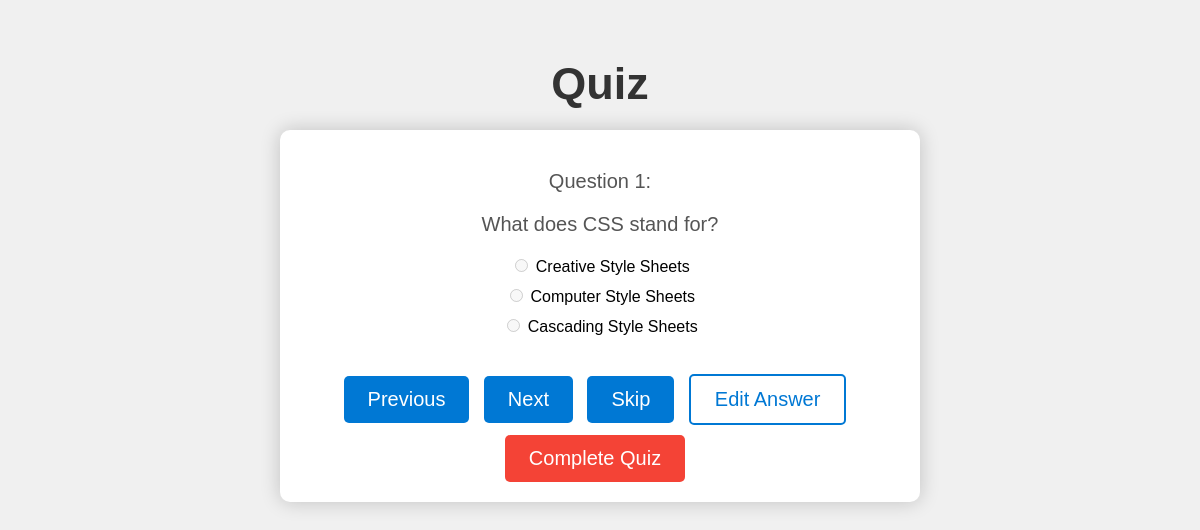
Page /quiz.php?technology=2 on the committed database.
### tables this page shows
CREATE TABLE `questions` (
  `id` int(11) NOT NULL,
  `technology_id` int(11) DEFAULT NULL,
  `question_text` text NOT NULL
);

CREATE TABLE `options` (
  `id` int(11) NOT NULL,
  `question_id` int(11) DEFAULT NULL,
  `option_text` text NOT NULL,
  `is_correct` tinyint(1) DEFAULT NULL
);

### quiz.php (the view, shortened to what this page needs)
<?php
include("dbcon.php");
$selectedTechnologyId = $_GET['technology'];
$sql = "SELECT id, question_text FROM questions WHERE technology_id = $selectedTechnologyId";
$result = mysqli_query($conn, $sql);
$questions = array();
while ($row = mysqli_fetch_assoc($result)) {
    $questions[] = $row;
}
?>
<!DOCTYPE html>
<html>
<head>
</head>
<body>
    <h1>Quiz</h1>
    <form action="quiz.php?technology=<?php echo $selectedTechnologyId; ?>" method="post">
        <?php
        if ($_SESSION['current_question'] < count($questions)) {
            $currentQuestion = $questions[$_SESSION['current_question']];
            ?>
            <p>Question
                <?php echo $_SESSION['current_question'] + 1; ?>:
            </p>
            <p>
                <?php echo $currentQuestion['question_text']; ?>
            </p>
            <?php
            $questionId = $currentQuestion['id'];
            $sql = "SELECT id, option_text FROM options WHERE question_id = $questionId";
            $result = mysqli_query($conn, $sql);
            while ($row = mysqli_fetch_assoc($result)) {
                $optionId = $row['id'];
                $optionText = $row['option_text'];
                $userAnswer = isset($_SESSION['user_answers'][$_SESSION['current_question']]) ? $_SESSION['user_answers'][$_SESSION['current_question']] : '';
                ?>
                <label>
                    <input type="radio" name="answer" value="<?php echo $optionId; ?>" <?php
                       if ($optionId == $userAnswer) {
                           echo 'checked';
                       }
                       echo 'disabled';
                       ?>>
                    <?php echo $optionText; ?>
                </label>
                <?php
            }
            ?>
            <br>
            <input type="submit" name="previous" value="Previous">
            <input type="submit" name="next" value="Next">
            <input type="submit" name="skip" value="Skip">
            <button class="edit-button" type="button">Edit Answer</button>
            <input type="submit" name="complete_quiz" value="Complete Quiz">
            <?php
        } else {
        }
        ?>
    </form>
</body>
</html>

### quiz.php (style rules this page uses)
body { background-color: #f0f0f0; font-family: Arial, sans-serif; text-align: center; padding: 20px; }
h1 { font-size: 45px; color: #333; margin-bottom: 20px; }
p { font-size: 20px; color: #555; margin-bottom: 20px; }
form { max-width: 600px; margin: 0 auto; padding: 20px; background-color: #fff; border-radius: 10px; box-shadow: 0px 0px 20px rgba(0, 0, 0, 0.2); }
label { display: block; margin: 10px; }
input[type="submit"], button { background-color: #0078d4; color: #fff; font-size: 20px; padding: 12px 24px; border: none; border-radius: 5px; cursor: pointer; margin-right: 10px; transition: background-color 0.3s ease; margin-top: 10px; }
button.edit-button { background-color: transparent; color: #0078d4; border: 2px solid #0078d4; }
input[name="complete_quiz"] { background-color: #f44336; }

### rows in the picture
questions: question_text "What does CSS stand for?"
options: answer "☐ Creative Style Sheets", option_text "Creative Style Sheets"
options: answer "☐ Computer Style Sheets", option_text "Computer Style Sheets"
options: answer "☐ Cascading Style Sheets", option_text "Cascading Style Sheets"

### other values in the picture
$_SESSION['current_question'] + 1 "1"
